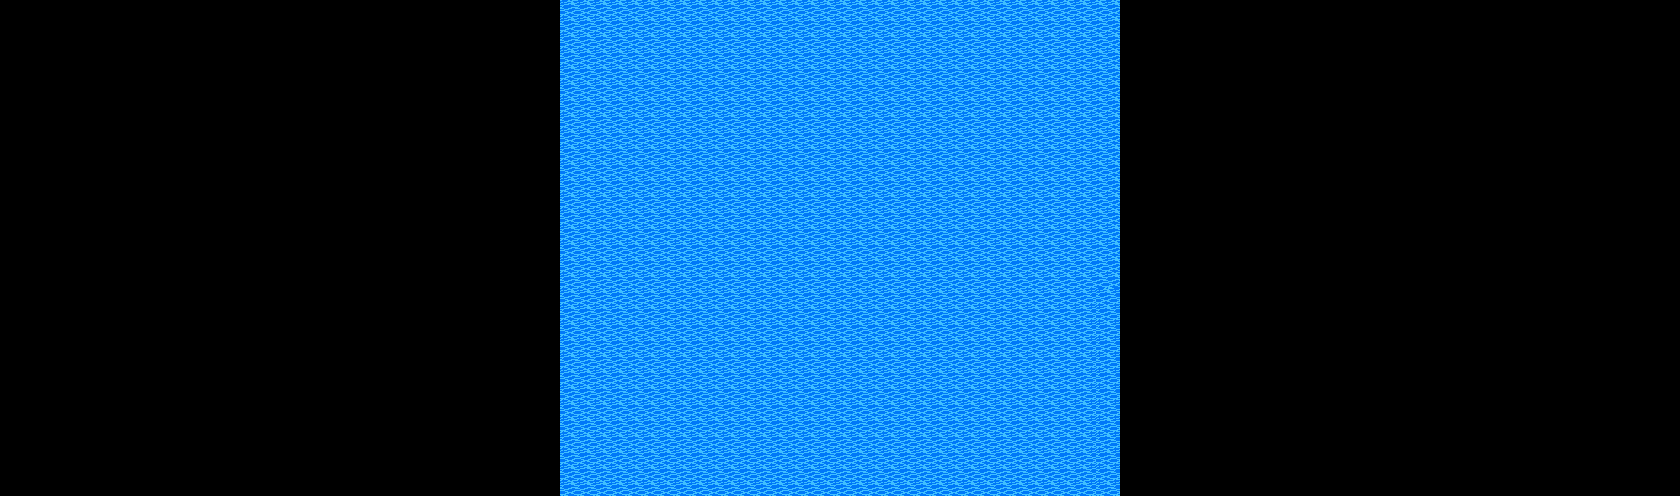

This is a level from a 2D game, rendered from its Tiled map with the project's own tilesets. A one-line summary and the map file follow, with tile-layer data summarised:
An orthogonal 210x62 tile map with 8x8 px tiles, 1 tile layer (Tile Layer 1).

<map version="1.10" tiledversion="1.11.0" orientation="orthogonal" renderorder="right-down" width="210" height="62" tilewidth="8" tileheight="8" infinite="0" nextlayerid="3" nextobjectid="1">
 <tileset firstgid="1" source="castle1.tsx" />
 <layer id="1" name="Tile Layer 1" width="210" height="62">
  <data>[13020 cells, 4340 non-empty, 4 distinct tile ids]</data>
 </layer>
</map>
